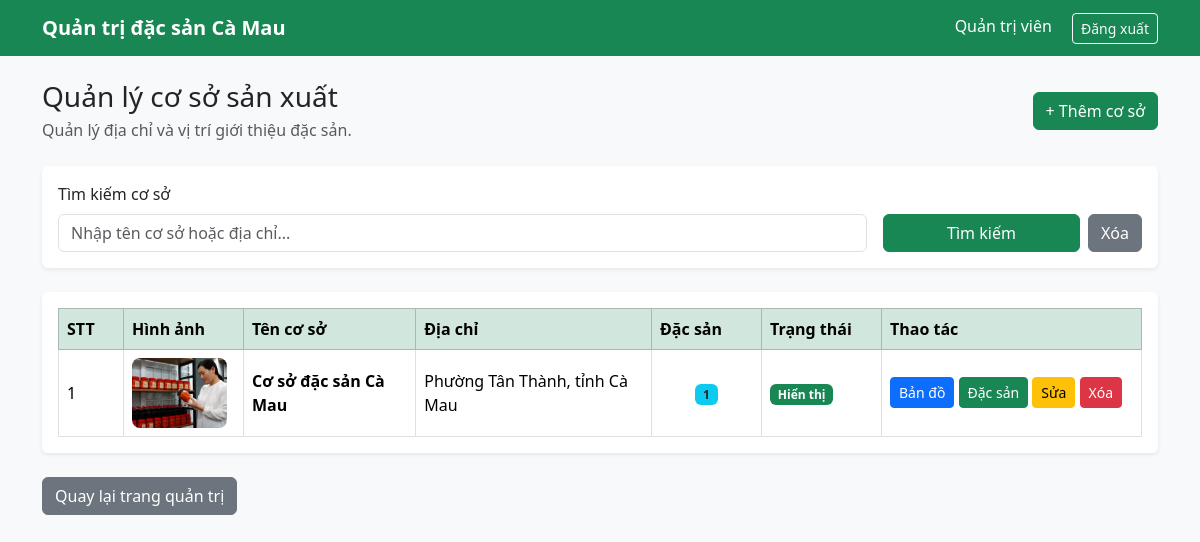
/admin/co-so/index.php (signed in), run on the app's committed database.
### tables this page shows
CREATE TABLE `co_so_san_xuat` (
  `id` int(11) NOT NULL,
  `ten_co_so` varchar(200) NOT NULL,
  `slug` varchar(220) NOT NULL,
  `dia_chi` varchar(255) NOT NULL,
  `so_dien_thoai` varchar(20) DEFAULT NULL,
  `email` varchar(150) DEFAULT NULL,
  `mo_ta` text DEFAULT NULL,
  `hinh_anh` varchar(255) DEFAULT NULL,
  `vi_do` decimal(10,7) DEFAULT NULL,
  `kinh_do` decimal(10,7) DEFAULT NULL,
  `google_maps_url` text DEFAULT NULL,
  `trang_thai` tinyint(1) NOT NULL DEFAULT 1,
  `ngay_tao` datetime NOT NULL DEFAULT current_timestamp(),
  `ngay_cap_nhat` datetime NOT NULL DEFAULT current_timestamp() ON UPDATE current_timestamp()
);

### admin/co-so/index.php (the view, shortened to what this page needs)
<?php
require_once __DIR__ . '/../../config/database.php';
$tuKhoa = trim($_GET['q'] ?? '');
$sql = '
    SELECT
        cs.*,
        (
            SELECT COUNT(*)
            FROM dac_san_co_so AS dscs
            WHERE dscs.co_so_id = cs.id
        ) AS so_dac_san
    FROM co_so_san_xuat AS cs
    WHERE 1 = 1
';
$params = [];
$sql .= ' ORDER BY cs.id DESC';
$stmt = $pdo->prepare($sql);
$stmt->execute($params);
$danhSachCoSo = $stmt->fetchAll();
function taoGoogleMapsUrl(array $coSo): string
{
    if (
        $coSo['vi_do'] !== null
        && $coSo['kinh_do'] !== null
    ) {
        return 'https://www.google.com/maps/search/?api=1&query='
            . rawurlencode(
                $coSo['vi_do'] . ',' . $coSo['kinh_do']
            );
    }
    return 'https://www.google.com/maps/search/?api=1&query='
        . rawurlencode(
            $coSo['ten_co_so'] . ', ' . $coSo['dia_chi']
        );
}
?>
<!DOCTYPE html>
<html lang="vi">
<head>
    <link
        href="https://cdn.jsdelivr.net/npm/bootstrap@5.3.3/dist/css/bootstrap.min.css"
        rel="stylesheet"
    >
</head>
<body class="bg-light">
    <nav class="navbar navbar-dark bg-success">
        <div class="container">
            <a
                class="navbar-brand fw-bold"
                href="/dac-san-ca-mau/admin/index.php"
            >
                Quản trị đặc sản Cà Mau
            </a>
            <div>
                <span class="text-white me-3">
                    <?= htmlspecialchars(
                        $_SESSION['admin_name'] ?? 'Admin'
                    ) ?>
                </span>
                <a
                    href="/dac-san-ca-mau/logout.php"
                    class="btn btn-outline-light btn-sm"
                >
                    Đăng xuất
                </a>
            </div>
        </div>
    </nav>
    <main class="container py-4">
        <div
            class="d-flex justify-content-between
                   align-items-center flex-wrap gap-3 mb-4"
        >
            <div>
                <h1 class="h3 mb-1">
                    Quản lý cơ sở sản xuất
                </h1>
                <p class="text-muted mb-0">
                    Quản lý địa chỉ và vị trí giới thiệu đặc sản.
                </p>
            </div>
            <a href="create.php" class="btn btn-success">
                + Thêm cơ sở
            </a>
        </div>
        <div class="card border-0 shadow-sm mb-4">
            <div class="card-body">
                <form method="get" class="row g-3">
                    <div class="col-md-9">
                        <label for="q" class="form-label">
                            Tìm kiếm cơ sở
                        </label>
                        <input
                            type="text"
                            id="q"
                            name="q"
                            class="form-control"
                            placeholder="Nhập tên cơ sở hoặc địa chỉ..."
                            value="<?= htmlspecialchars($tuKhoa) ?>"
                        >
                    </div>
                    <div class="col-md-3 d-flex align-items-end gap-2">
                        <button
                            type="submit"
                            class="btn btn-success flex-grow-1"
                        >
                            Tìm kiếm
                        </button>
                        <a
                            href="index.php"
                            class="btn btn-secondary"
                        >
                            Xóa
                        </a>
                    </div>
                </form>
            </div>
        </div>
        <div class="card border-0 shadow-sm">
            <div class="card-body">
                <div class="table-responsive">
                    <table
                        class="table table-bordered
                               table-hover align-middle mb-0"
                    >
                        <thead class="table-success">
                            <tr>
                                <th style="width: 65px;">STT</th>
                                <th style="width: 120px;">Hình ảnh</th>
                                <th>Tên cơ sở</th>
                                <th>Địa chỉ</th>
                                <th style="width: 110px;">Đặc sản</th>
                                <th style="width: 120px;">Trạng thái</th>
                                <th style="width: 260px;">Thao tác</th>
                            </tr>
                        </thead>
                        <tbody>
                            <?php if (empty($danhSachCoSo)): ?>
                                <tr>
                                    <td
                                        colspan="7"
                                        class="text-center text-muted py-4"
                                    >
                                        Chưa có cơ sở sản xuất nào.
                                    </td>
                                </tr>
                            <?php else: ?>
                                <?php foreach ($danhSachCoSo as $index => $coSo): ?>
                                    <tr>
                                        <td><?= $index + 1 ?></td>
                                        <td>
                                            <?php if (!empty($coSo['hinh_anh'])): ?>
                                                <img
                                                    src="/dac-san-ca-mau/assets/uploads/co-so/<?= htmlspecialchars(
                                                        $coSo['hinh_anh']
                                                    ) ?>"
                                                    alt="<?= htmlspecialchars(
                                                        $coSo['ten_co_so']
                                                    ) ?>"
                                                    class="facility-image"
                                                >
                                            <?php else: ?>
                                                <div class="no-image">
                                                    Chưa có ảnh
                                                </div>
                                            <?php endif; ?>
                                        </td>
                                        <td>
                                            <strong>
                                                <?= htmlspecialchars(
                                                    $coSo['ten_co_so']
                                                ) ?>
                                            </strong>
                                        </td>
                                        <td>
                                            <?= htmlspecialchars(
                                                $coSo['dia_chi']
                                            ) ?>
                                        </td>
                                        <td class="text-center">
                                            <span class="badge bg-info text-dark">
                                                <?= (int) $coSo['so_dac_san'] ?>
                                            </span>
                                        </td>
                                        <td>
                                            <?php if ((int) $coSo['trang_thai'] === 1): ?>
                                                <span class="badge bg-success">
                                                    Hiển thị
                                                </span>
                                            <?php else: ?>
                                                <span class="badge bg-secondary">
                                                    Đang ẩn
                                                </span>
                                            <?php endif; ?>
                                        </td>
                                        <td>
                                            <a
                                                href="<?= htmlspecialchars(
                                                    taoGoogleMapsUrl($coSo)
                                                ) ?>"
                                                target="_blank"
                                                rel="noopener noreferrer"
                                                class="btn btn-primary btn-sm"
                                            >
                                                Bản đồ
                                            </a>
                                            <a
                                                href="lien-ket.php?id=<?= (int) $coSo['id'] ?>"
                                                class="btn btn-success btn-sm"
                                            >
                                                Đặc sản
                                            </a>
                                            <a
                                                href="edit.php?id=<?= (int) $coSo['id'] ?>"
                                                class="btn btn-warning btn-sm"
                                            >
                                                Sửa
                                            </a>
                                            <form
                                                method="post"
                                                action="delete.php"
                                                class="d-inline"
                                                onsubmit="return confirm(
                                                    'Bạn có chắc muốn xóa cơ sở này?'
                                                );"
                                            >
                                                <button
                                                    type="submit"
                                                    class="btn btn-danger btn-sm"
                                                >
                                                    Xóa
                                                </button>
                                            </form>
                                        </td>
                                    </tr>
                                <?php endforeach; ?>
                            <?php endif; ?>
                        </tbody>
                    </table>
                </div>
            </div>
        </div>
        <a
            href="/dac-san-ca-mau/admin/index.php"
            class="btn btn-secondary mt-4"
        >
            Quay lại trang quản trị
        </a>
    </main>
</body>
</html>

### admin/co-so/index.php (style rules this page uses)
.facility-image { width: 95px; height: 70px; object-fit: cover; border-radius: 8px; }

### data on the page
co_so_san_xuat: hinh_anh (picture), ten_co_so "Cơ sở đặc sản Cà Mau", dia_chi "Phường Tân Thành, tỉnh Cà Mau", so_dac_san "1", trang_thai "Hiển thị"

### other printed values
$_SESSION['admin_name'] "Quản trị viên"
